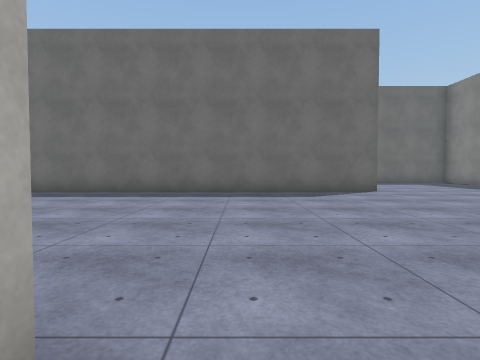
[1] (above)

24 first-person views from a walk through a 3-D level made in the Unity game engine. The camera is 1.2 m above the floor, tilts 2° down and sees 80° across. The floor is counted in squares, 2 m on a side. Each view is taken from the middle of a square. On the plan, view 1 faces up. The plan holds only what a view shows up to about 9 squares ahead; the rest is blank. The place goes on beyond the plan. The player character is not drawn. Surface patterns are stand-ins for the level's own textures.

[2]
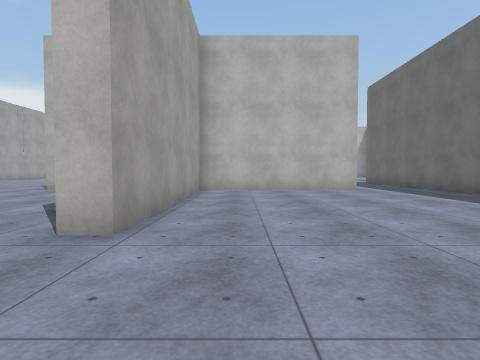

[3]
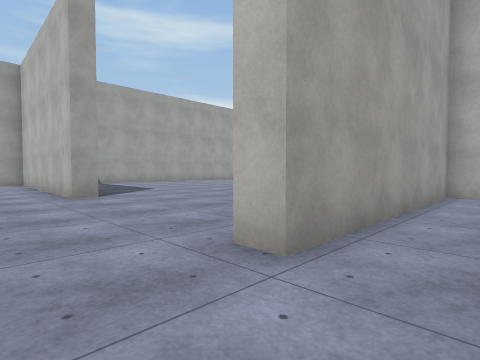

[4]
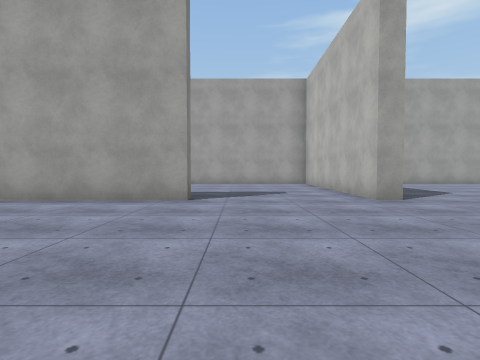

[5]
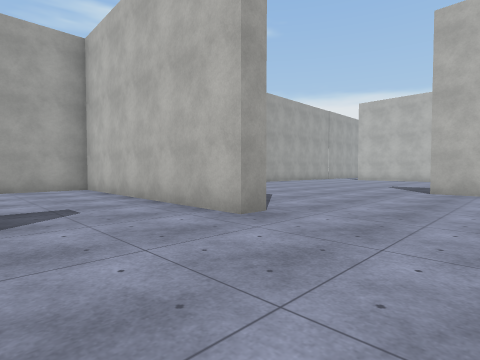

[6]
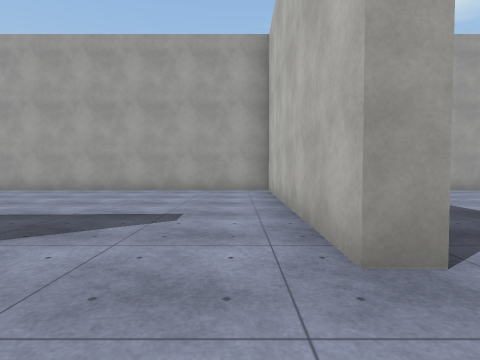

[7]
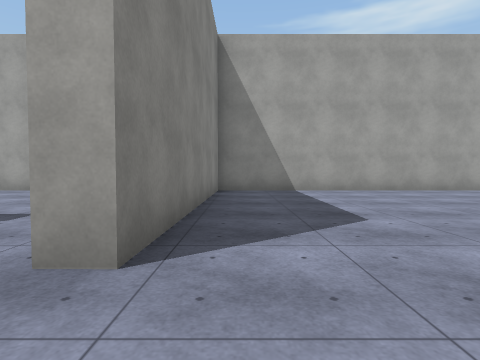

[8]
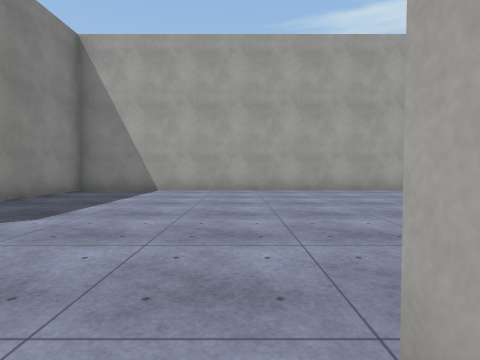

[9]
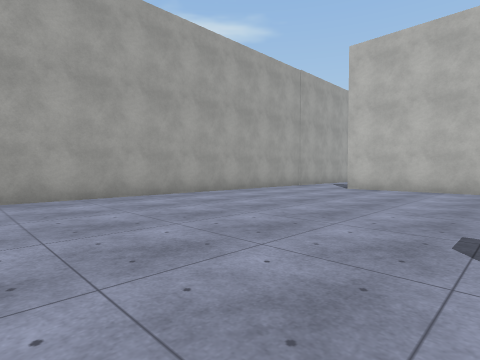

[10]
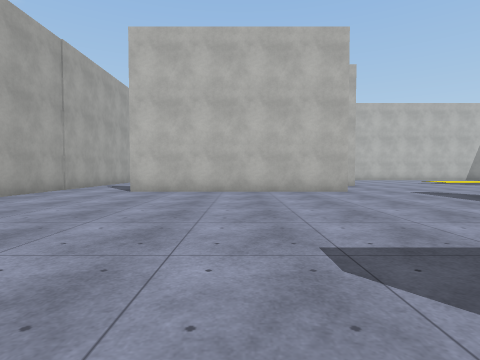

[11]
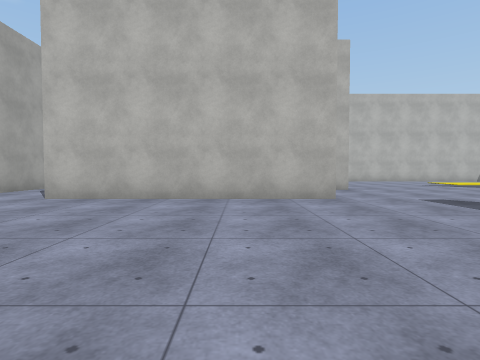

[12]
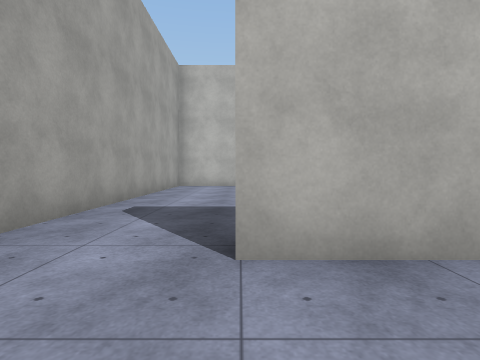

[13]
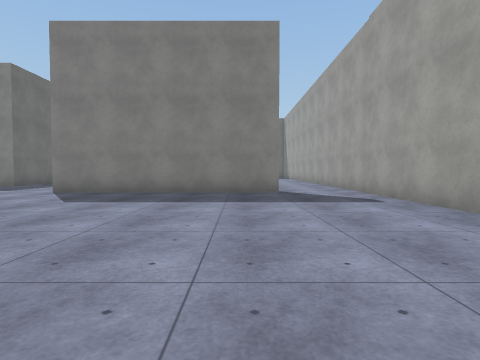

[14]
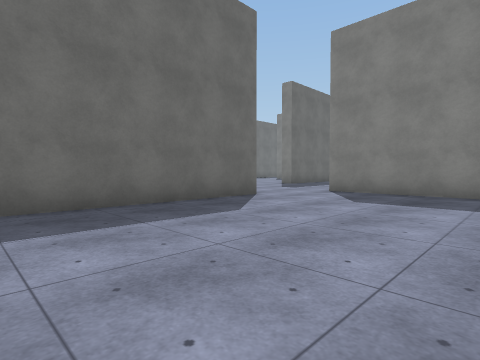

[15]
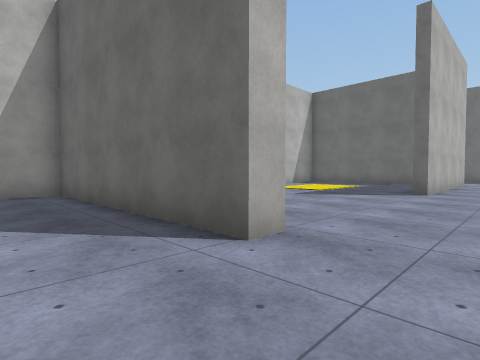

[16]
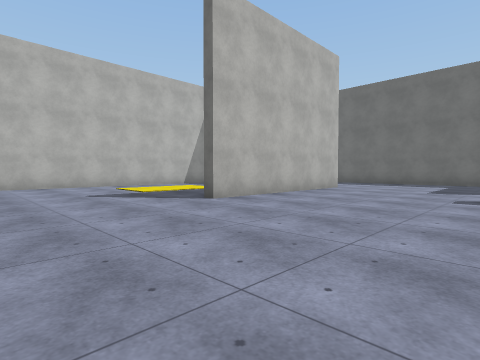

[17]
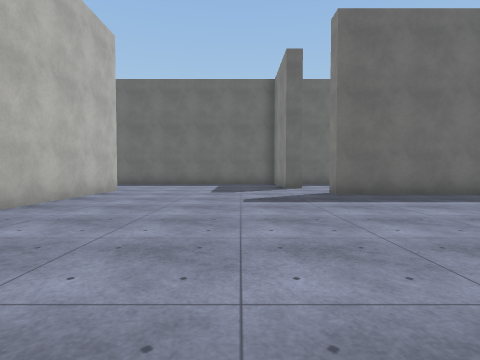

[18]
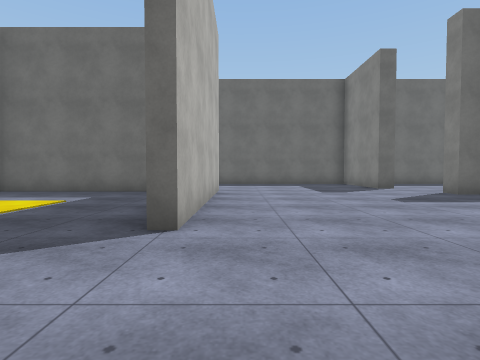

[19]
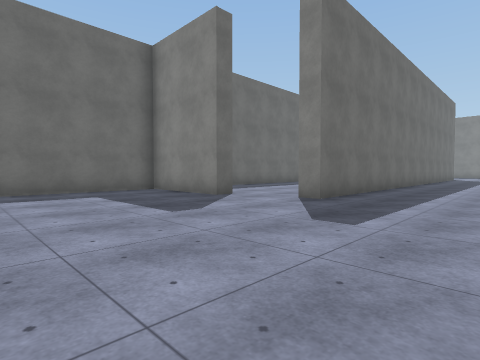

[20]
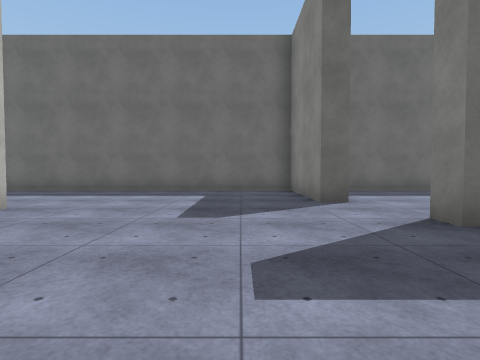

[21]
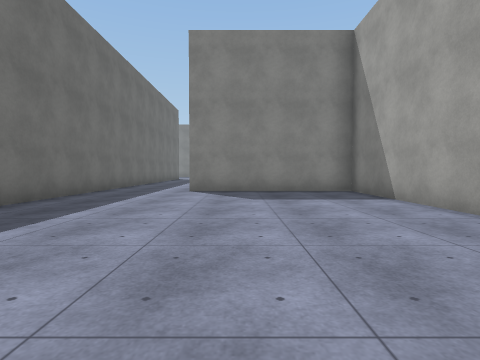

[22]
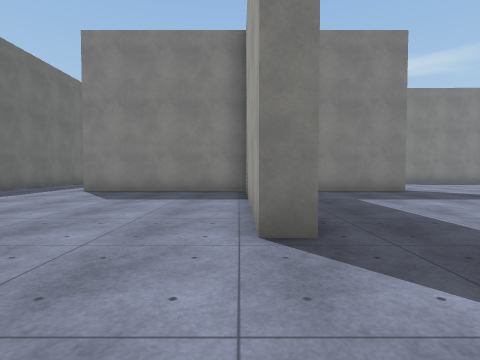

[23]
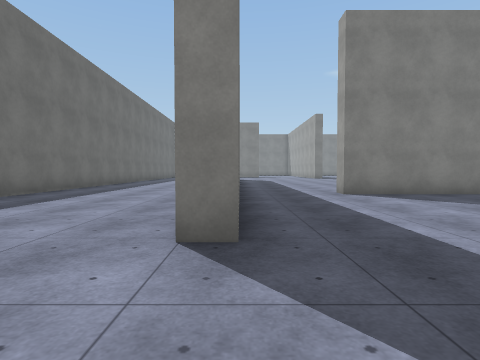

[24]
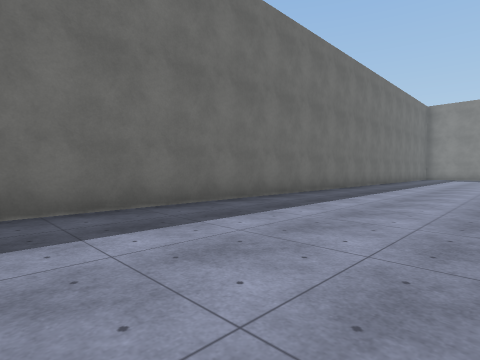

### Floor plan
Points are (right, up) in squares from view 1. A wall is a line through its corners. A room is listed if a view was taken in it or the views show most of it. See-through windows are left out.
Room 1 (views 1, 2, 3, 4, 5, 6, 7, 8, 9, 10, 11, 12, 16, 17, 18, 19, 20, 21, 22, 23, 24)
walls: (-12.5, 0.2) (-12.5, 0.8) (-6.9, 0.8) (-6.9, 5.4) (-6.4, 5.4) (-6.4, 0.8) (-0.7, 0.8) (-0.7, 0.3); (-6.4, -2.6) (-6.4, -3.8); (-6.9, -3.8) (-6.9, -1.1); (-14.9, -3) (-14.9, -9.1); (-11.9, 10.3) (-12.5, 10.3) (-12.5, 13.4) (-20.9, 13.4); (-17.6, -1.6) (-17.6, -2.2); (-17.6, 9.5) (-17.6, 3.8) (-18, 3.8); (-2.5, 13.4) (-10.9, 13.4); (3.1, -5.2) (3, -4.7) (6.6, -4.5); (3.9, 8) (-11.6, 8) (-11.6, 8.6); (-19.5, 8.9) (-23.5, 8.9); (-14.6, -11.3) (-1.4, -11.3) (-1.3, -4.7) (-0.7, -4.7) (-0.8, -11.3) (6.5, -11.3)
ways out: opening at (-16, -3) to room 2; opening at (-15, -10.5) to room 2
Room 2 (views 13, 14, 15)
walls: (-15.4, -9.1) (-15.4, -3); (-17.6, -2.2) (-23.5, -2.2); (-22, -11.3) (-14.6, -11.3)
ways out: opening at (-16, -3) to room 1; opening at (-15, -10.5) to room 1

Where each view was taken, in squares from view 1:
view 1: 0 up, 0 right, facing up
view 2: 2 up, 2 right, facing left
view 3: 2 up, 1 right, facing down-left
view 4: 1 up, 2 right, facing down
view 5: 2 down, 2 right, facing down-left
view 6: 3 down, 0 right, facing down
view 7: 3 down, 2 left, facing down
view 8: 3 down, 6 left, facing down
view 9: 5 down, 6 left, facing down-left
view 10: 6 down, 7 left, facing left
view 11: 5 down, 9 left, facing left
view 12: 9 down, 13 left, facing left
view 13: 8 down, 23 left, facing right
view 14: 7 down, 23 left, facing up-right
view 15: 4 down, 16 left, facing up-left
view 16: 0 up, 13 left, facing up-left
view 17: 1 up, 14 left, facing up
view 18: 1 up, 17 left, facing up
view 19: 5 up, 17 left, facing up-right
view 20: 5 up, 14 left, facing up
view 21: 4 up, 15 left, facing right
view 22: 1 up, 15 left, facing right
view 23: 8 up, 14 left, facing right
view 24: 9 up, 11 left, facing up-right
